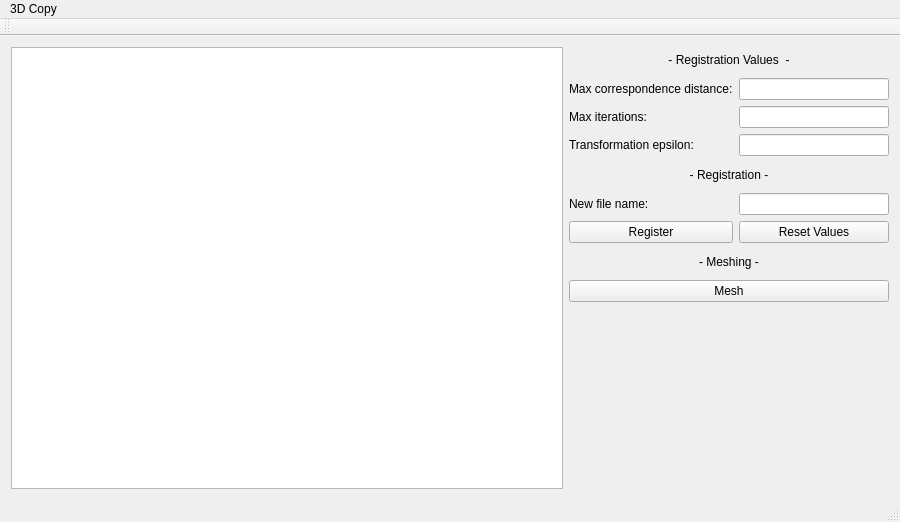
<?xml version="1.0" encoding="UTF-8"?>
<ui version="4.0">
 <class>MainWindow</class>
 <widget class="QMainWindow" name="MainWindow">
  <property name="geometry">
   <rect>
    <x>0</x>
    <y>0</y>
    <width>900</width>
    <height>522</height>
   </rect>
  </property>
  <property name="windowTitle">
   <string>MainWindow</string>
  </property>
  <widget class="QWidget" name="centralWidget">
   <layout class="QGridLayout" name="gridLayout_2">
    <item row="1" column="0" rowspan="12">
     <widget class="QPlainTextEdit" name="scanLogEdit">
      <property name="readOnly">
       <bool>true</bool>
      </property>
     </widget>
    </item>
    <item row="1" column="2" colspan="2">
     <widget class="QLabel" name="registrationValuesLabel">
      <property name="maximumSize">
       <size>
        <width>16777215</width>
        <height>25</height>
       </size>
      </property>
      <property name="text">
       <string>- Registration Values  -</string>
      </property>
      <property name="alignment">
       <set>Qt::AlignCenter</set>
      </property>
     </widget>
    </item>
    <item row="8" column="2" colspan="2">
     <widget class="QLabel" name="meshLabel">
      <property name="maximumSize">
       <size>
        <width>16777215</width>
        <height>25</height>
       </size>
      </property>
      <property name="text">
       <string>- Meshing -</string>
      </property>
      <property name="alignment">
       <set>Qt::AlignCenter</set>
      </property>
     </widget>
    </item>
    <item row="9" column="2" colspan="2">
     <widget class="QPushButton" name="meshButton">
      <property name="text">
       <string>Mesh</string>
      </property>
     </widget>
    </item>
    <item row="2" column="2">
     <widget class="QLabel" name="maxCorrDistLabel">
      <property name="text">
       <string>Max correspondence distance:</string>
      </property>
     </widget>
    </item>
    <item row="4" column="2">
     <widget class="QLabel" name="transEpsLabel">
      <property name="text">
       <string>Transformation epsilon:</string>
      </property>
     </widget>
    </item>
    <item row="3" column="2">
     <widget class="QLabel" name="maxIterLabel">
      <property name="text">
       <string>Max iterations:</string>
      </property>
     </widget>
    </item>
    <item row="4" column="3">
     <widget class="QLineEdit" name="transEpsLEdit">
      <property name="maximumSize">
       <size>
        <width>150</width>
        <height>16777215</height>
       </size>
      </property>
     </widget>
    </item>
    <item row="6" column="3">
     <widget class="QLineEdit" name="newFileNameLEdit">
      <property name="maximumSize">
       <size>
        <width>150</width>
        <height>16777215</height>
       </size>
      </property>
     </widget>
    </item>
    <item row="7" column="2">
     <widget class="QPushButton" name="registerButton">
      <property name="text">
       <string>Register</string>
      </property>
     </widget>
    </item>
    <item row="6" column="2">
     <widget class="QLabel" name="newFileNameLabel">
      <property name="text">
       <string>New file name:</string>
      </property>
     </widget>
    </item>
    <item row="3" column="3">
     <widget class="QLineEdit" name="maxIterLEdit">
      <property name="maximumSize">
       <size>
        <width>150</width>
        <height>16777215</height>
       </size>
      </property>
     </widget>
    </item>
    <item row="2" column="3">
     <widget class="QLineEdit" name="maxCorrDistLEdit">
      <property name="maximumSize">
       <size>
        <width>150</width>
        <height>16777215</height>
       </size>
      </property>
     </widget>
    </item>
    <item row="7" column="3">
     <widget class="QPushButton" name="registerValueResetButton">
      <property name="text">
       <string>Reset Values</string>
      </property>
     </widget>
    </item>
    <item row="5" column="2" colspan="2">
     <widget class="QLabel" name="registrationLabel">
      <property name="maximumSize">
       <size>
        <width>16777215</width>
        <height>25</height>
       </size>
      </property>
      <property name="text">
       <string>- Registration -</string>
      </property>
      <property name="alignment">
       <set>Qt::AlignCenter</set>
      </property>
     </widget>
    </item>
   </layout>
  </widget>
  <widget class="QMenuBar" name="menuBar">
   <property name="geometry">
    <rect>
     <x>0</x>
     <y>0</y>
     <width>900</width>
     <height>25</height>
    </rect>
   </property>
   <widget class="QMenu" name="menu3D_Cop">
    <property name="title">
     <string>3D Copy</string>
    </property>
   </widget>
   <addaction name="menu3D_Cop"/>
  </widget>
  <widget class="QToolBar" name="mainToolBar">
   <attribute name="toolBarArea">
    <enum>TopToolBarArea</enum>
   </attribute>
   <attribute name="toolBarBreak">
    <bool>false</bool>
   </attribute>
  </widget>
  <widget class="QStatusBar" name="statusBar"/>
 </widget>
 <layoutdefault spacing="6" margin="11"/>
 <resources/>
 <connections/>
</ui>
